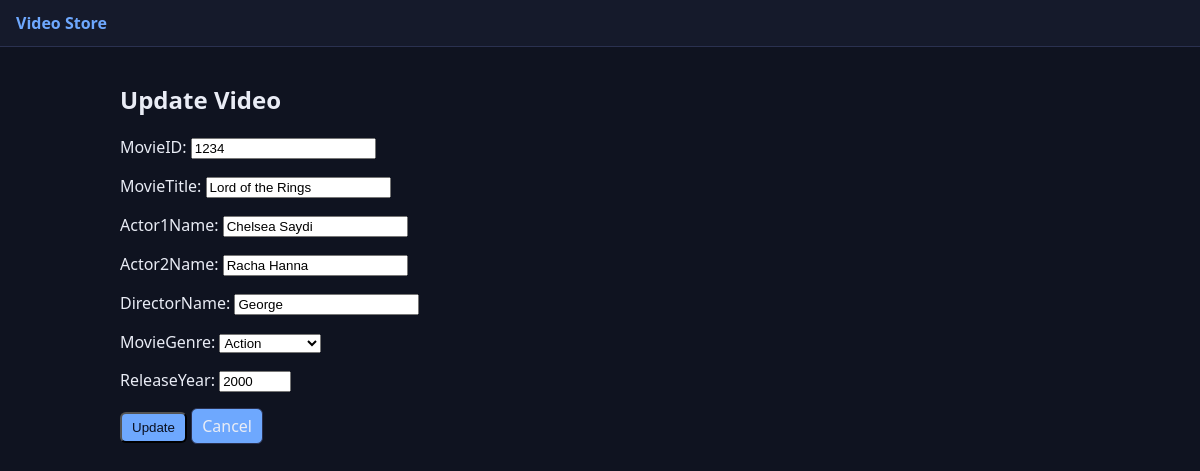
The app's page /1234/edit/ with its own data.
### videos/models.py (models this page shows, shortened)
class Video(models.Model):
    GENRE_CHOICES = [
        ("Action", "Action"),
        ("Comedy", "Comedy"),
        ("Drama", "Drama"),
        ("Romance", "Romance"),
        ("Sci-Fi", "Sci-Fi"),
        ("Horror", "Horror"),
        ("Documentary", "Documentary"),
        ("Animation", "Animation"),
        ("Other", "Other"),
    ]
    movie_id = models.CharField("MovieID", max_length=20, primary_key=True)
    title = models.CharField("MovieTitle", max_length=200)
    actor1 = models.CharField("Actor1Name", max_length=100)
    actor2 = models.CharField("Actor2Name", max_length=100, blank=True)
    director = models.CharField("DirectorName", max_length=100)
    genre = models.CharField("MovieGenre", max_length=20, choices=GENRE_CHOICES)
    release_year = models.PositiveIntegerField(
        "ReleaseYear",
        validators=[MinValueValidator(1888), MaxValueValidator(current_year)]
    )
    created_at = models.DateTimeField(auto_now_add=True)  # optional helper
    updated_at = models.DateTimeField(auto_now=True)
    class Meta:
        ordering = ["title"]

### videos/views.py (the view)
# urls.py: path('<str:pk>/edit/', views.video_update, name='update'),
def video_update(request, pk):
    video = get_object_or_404(Video, pk=pk)
    if request.method == "POST":
        form = VideoForm(request.POST, instance=video)
        if form.is_valid():
            form.save()
            return redirect("videos:detail", pk=video.pk)
    else:
        form = VideoForm(instance=video)
    return render(request, "videos/video_form.html", {"form": form, "mode": "Update"})

### videos/forms.py (shortened to what this page needs)
class VideoForm(forms.ModelForm):
    class Meta:
        model = Video
        fields = ["movie_id", "title", "actor1", "actor2", "director", "genre", "release_year"]
        labels = {
            "movie_id": "MovieID",
            "title": "MovieTitle",
            "actor1": "Actor1Name",
            "actor2": "Actor2Name",
            "director": "DirectorName",
            "genre": "MovieGenre",
            "release_year": "ReleaseYear",
        }
        widgets = {
            "release_year": forms.NumberInput(attrs={
                "min": 1888,
                "max": datetime.date.today().year
            }),
        }

### videos/templates/videos/video_form.html (shortened to what this page needs)
{% extends "videos/base.html" %}
{% block content %}
<h2>{{ mode }} Video</h2>
<form method="post">
  {{ form.as_p }}
  <button type="submit" class="btn">{{ mode }}</button>
  <a class="btn btn-outline" href="{% url 'videos:list' %}">Cancel</a>
</form>
{% endblock %}

### videos/templates/videos/base.html (style rules this page uses)
body { background:#0f1320; color:#e9ecf5; font-family:system-ui, Arial, sans-serif; margin:0; }
a { color:#6ea8fe; text-decoration:none; }
.btn { background:#6ea8fe; color:#0b1020; padding:6px 10px; border-radius:6px; display:inline-block; }
.btn-outline { border:1px solid #2a3150; padding:6px 10px; border-radius:6px; color:#e9ecf5; }

### records on screen
Video: movie_id "1234", title "Lord of the Rings", actor1 "Chelsea Saydi", actor2 "Racha Hanna", director "George", genre "Action", release_year "2000"

### other values on screen
{{ mode }} "Update"
